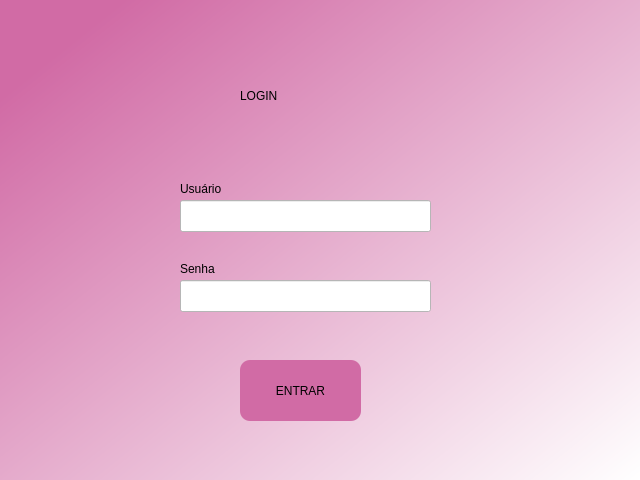
<?xml version="1.0" encoding="UTF-8"?>
<ui version="4.0">
 <class>menuWindow</class>
 <widget class="QDialog" name="menuWindow">
  <property name="geometry">
   <rect>
    <x>0</x>
    <y>0</y>
    <width>640</width>
    <height>480</height>
   </rect>
  </property>
  <property name="windowTitle">
   <string>Login</string>
  </property>
  <widget class="QWidget" name="bgWidget" native="true">
   <property name="geometry">
    <rect>
     <x>0</x>
     <y>0</y>
     <width>640</width>
     <height>480</height>
    </rect>
   </property>
   <property name="styleSheet">
    <string notr="true">QWidget#bgWidget{
background-color: qlineargradient(spread:pad, x1:0.073, y1:0.128341, x2:1, y2:1, stop:0 rgba(209, 107, 165, 255), stop:1 rgba(255, 255, 255, 255));}</string>
   </property>
   <widget class="QLabel" name="label">
    <property name="geometry">
     <rect>
      <x>240</x>
      <y>60</y>
      <width>141</width>
      <height>71</height>
     </rect>
    </property>
    <property name="styleSheet">
     <string notr="true">font: 36pt &quot;Monospace&quot;;</string>
    </property>
    <property name="text">
     <string>LOGIN</string>
    </property>
   </widget>
   <widget class="QPushButton" name="loginButton">
    <property name="geometry">
     <rect>
      <x>240</x>
      <y>360</y>
      <width>121</width>
      <height>61</height>
     </rect>
    </property>
    <property name="cursor">
     <cursorShape>PointingHandCursor</cursorShape>
    </property>
    <property name="styleSheet">
     <string notr="true">border-radius: 10px;
border-color: rgb(255, 255, 255);
background-color: rgba(209, 107, 165, 255);
</string>
    </property>
    <property name="text">
     <string>ENTRAR</string>
    </property>
    <property name="icon">
     <iconset theme="QIcon::ThemeIcon::InsertImage">
      <normaloff>Icon/login.png</normaloff>
      <normalon>Icon/login.png</normalon>
      <disabledoff>Icon/login.png</disabledoff>
      <disabledon>Icon/login.png</disabledon>
      <activeoff>Icon/login.png</activeoff>
      <activeon>Icon/login.png</activeon>
      <selectedoff>Icon/login.png</selectedoff>
      <selectedon>Icon/login.png</selectedon>Icon/login.png</iconset>
    </property>
    <property name="iconSize">
     <size>
      <width>40</width>
      <height>40</height>
     </size>
    </property>
   </widget>
   <widget class="QLineEdit" name="lineUser">
    <property name="geometry">
     <rect>
      <x>180</x>
      <y>200</y>
      <width>251</width>
      <height>32</height>
     </rect>
    </property>
    <property name="styleSheet">
     <string notr="true">background-color: rgb(255, 255, 255);
color: rgba(209, 107, 165, 255);</string>
    </property>
    <property name="text">
     <string/>
    </property>
   </widget>
   <widget class="QLineEdit" name="linePassword">
    <property name="geometry">
     <rect>
      <x>180</x>
      <y>280</y>
      <width>251</width>
      <height>32</height>
     </rect>
    </property>
    <property name="styleSheet">
     <string notr="true">background-color: rgb(255, 255, 255);
color: rgba(209, 107, 165, 255);</string>
    </property>
    <property name="text">
     <string/>
    </property>
   </widget>
   <widget class="QLabel" name="label_2">
    <property name="geometry">
     <rect>
      <x>180</x>
      <y>180</y>
      <width>58</width>
      <height>18</height>
     </rect>
    </property>
    <property name="text">
     <string>Usuário</string>
    </property>
   </widget>
   <widget class="QLabel" name="label_3">
    <property name="geometry">
     <rect>
      <x>180</x>
      <y>260</y>
      <width>58</width>
      <height>18</height>
     </rect>
    </property>
    <property name="text">
     <string>Senha</string>
    </property>
   </widget>
   <widget class="QLabel" name="labelWrong">
    <property name="geometry">
     <rect>
      <x>180</x>
      <y>320</y>
      <width>251</width>
      <height>18</height>
     </rect>
    </property>
    <property name="styleSheet">
     <string notr="true">color: red;
font: 8pt &quot;Noto Sans&quot;;</string>
    </property>
    <property name="text">
     <string/>
    </property>
   </widget>
  </widget>
 </widget>
 <resources/>
 <connections/>
</ui>
